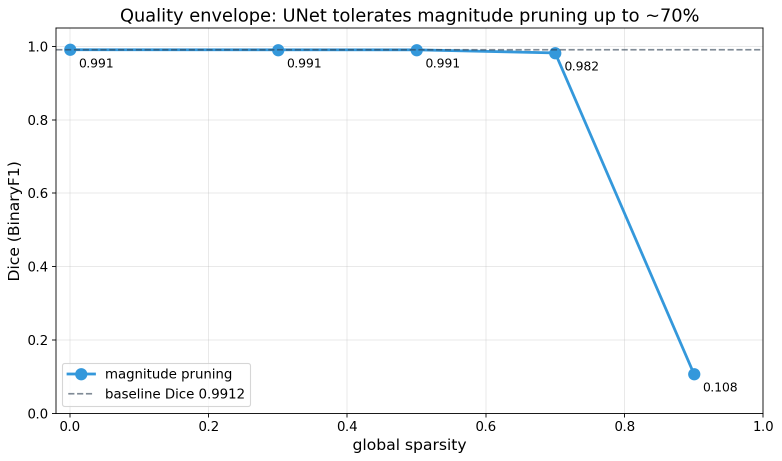
#> input picture docs/slides/01_quality_envelope.png, 1563 x 922 px, found by its file name (shown at 1/2 size); its folder holds 3 pictures in this run
$ python make_andrey_style.py
#> lines starting #> are read from the running program, lines starting #| are printed output that depends on the picture; pictures that were not available may be replaced by others from this repository, and a replacement may not be noted
"""Generate Andrey-style PNG slides for the sparsity block.

Layout matches `Unet inference.pdf`:
  - 16:9, plain white background, sans-serif
  - title top-left
  - bullets with ● markers; green/red emphasis spans
  - matplotlib panels embedded as PIL images
  - one-line caption below

Output: results/slides/andrey_style/*.png — drop each PNG into Google Slides
as a full-bleed image.
"""
from __future__ import annotations

import json
import sys
from pathlib import Path

ROOT = Path(__file__).resolve().parent.parent
RES = ROOT / "results"
OUT = RES / "slides" / "andrey_style"
OUT.mkdir(parents=True, exist_ok=True)

import matplotlib.pyplot as plt
import matplotlib.image as mpimg
from matplotlib.patches import FancyBboxPatch
import numpy as np

# Match Andrey's deck: 16:9, white bg, sans-serif similar to Arial.
plt.rcParams.update({
    "font.family": "sans-serif",
    "font.sans-serif": ["DejaVu Sans", "Arial", "Helvetica"],
    "axes.spines.top": False,
    "axes.spines.right": False,
    "savefig.facecolor": "white",
    "figure.facecolor": "white",
})

W, H = 16, 9                      # work in 16:9 inches for matplotlib font sizing
DPI = 150                         # 2400x1350 px — sharp on Google Slides
PDF_RESOLUTION = 240              # 2400/240*72 = 720 pts → matches Andrey's page size
TITLE_X, TITLE_Y = 0.05, 0.9
TITLE_FS = 32
BODY_FS = 22
CAPTION_FS = 20

GREEN  = "#2c8a3e"
RED    = "#c0392b"
GRAY   = "#666666"


def new_slide():
    fig = plt.figure(figsize=(W, H), dpi=DPI)
    ax = fig.add_axes([0, 0, 1, 1])
    ax.set_xlim(0, 1); ax.set_ylim(0, 1)
    ax.axis("off")
    return fig, ax


def title(ax, text):
    ax.text(TITLE_X, TITLE_Y, text, fontsize=TITLE_FS, weight="normal",
            color="black", va="bottom", ha="left")


def bullets(ax, items, x=0.07, y_start=0.78, line_h=0.075):
    """items: list of (text, color or None)."""
#> called with x = 0.07, y_start = 0.76, line_h = 0.085
    for i, (txt, color) in enumerate(items):
        y = y_start - i * line_h
        ax.text(x, y, "●", fontsize=BODY_FS, color=color or "black", va="top")
        ax.text(x + 0.025, y, txt, fontsize=BODY_FS,
                color=color or "black", va="top")


def caption(ax, text, x=TITLE_X, y=0.05):
    ax.text(x, y, text, fontsize=CAPTION_FS, color="black", va="bottom")


def embed_image(ax, path: Path, x, y, w, h):
    """Place a PNG inside the slide at fractional coords."""
#> called with x = 0.1, y = 0.13, w = 0.8, h = 0.7
    img = mpimg.imread(path)
#> img is the input picture: shape (922, 1563, 4) float32; mean R, G, B, A 0.973, 0.976, 0.978, 1
    sub = ax.figure.add_axes([x, y, w, h])
    sub.imshow(img)
    sub.axis("off")


def save(fig, name: str) -> None:
    out = OUT / name
    fig.savefig(out, dpi=DPI, bbox_inches=None, pad_inches=0,
                facecolor="white")
    plt.close(fig)
    print(f"-> {out}")


# A_section_title removed: Andrey's deck flows directly into the next topic
# without divider slides, so a section title would break the visual rhythm.


# ------------------------------------------------------------------ B. Methods
def slide_b_methods():
    fig, ax = new_slide()
    title(ax, "Использованные методы спарсификации")
    items = [
        ("Magnitude pruning (global L1 unstructured, torch.nn.utils.prune)", GREEN),
        ("2:4 semi-structured (NVIDIA Ampere pattern, 50% sparsity)", GREEN),
        ("Structured channel pruning (per-conv L2 norm, mask-only)", GREEN),
        ("Fine-tune с frozen encoder (NVIDIA ASP recipe, 1 эпоха)", GREEN),
        ("Iterative ladder и ASP combo (поверх базовых методов)", GREEN),
    ]
    bullets(ax, items, y_start=0.76, line_h=0.085)
    caption(ax, "Set-up: UNet 31M, Carvana val=400, NVIDIA RTX A4000 (sm_86), fp16, bs=8")
    save(fig, "B_methods.png")


# ------------------------------------------------------------------ C. Quality envelope
def slide_c_envelope():
    fig, ax = new_slide()
    title(ax, "Magnitude pruning: качество vs sparsity")
    img_path = RES / "slides" / "01_quality_envelope.png"
    embed_image(ax, img_path, x=0.10, y=0.13, w=0.80, h=0.70)
    caption(ax, "Без retrain cliff на 75–80%, после 1 эпохи fine-tune Dice держит baseline до 97%")
    save(fig, "C_quality_envelope.png")


# ------------------------------------------------------------------ D. Iterative + ASP
def slide_d_iter_asp():
    fig, ax = new_slide()
    title(ax, "Iterative ladder и NVIDIA ASP combo")
    embed_image(ax, RES / "slides" / "03_iterative_vs_oneshot.png",
                x=0.04, y=0.18, w=0.46, h=0.58)
#> call 2 of embed_image, with x = 0.04, y = 0.18, w = 0.46, h = 0.58
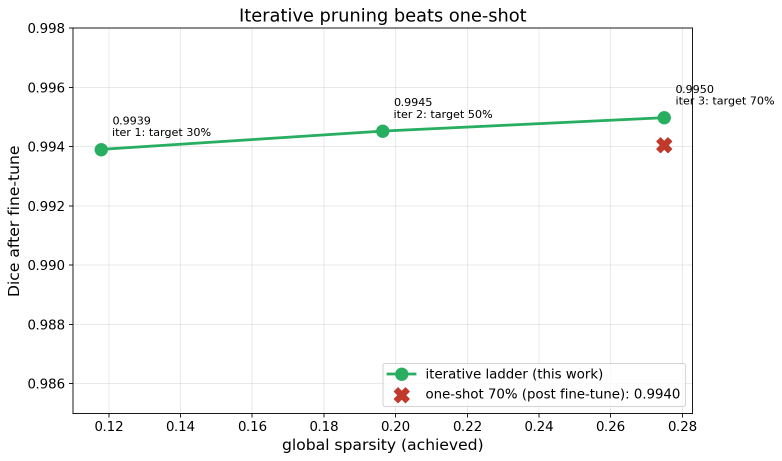
#> input picture docs/slides/03_iterative_vs_oneshot.png, 1564 x 922 px, found by its file name (shown at 1/2 size)
#> in embed_image, img is the input picture: shape (922, 1564, 4) float32; mean R, G, B, A 0.972, 0.975, 0.973, 1
    embed_image(ax, RES / "slides" / "04_asp_combo.png",
                x=0.52, y=0.18, w=0.46, h=0.58)
#> call 3 of embed_image, with x = 0.52, y = 0.18, w = 0.46, h = 0.58
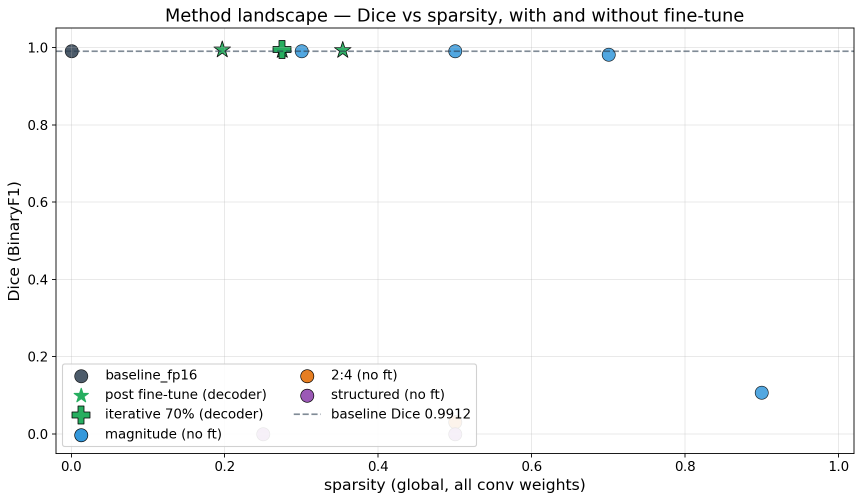
#> input picture docs/slides/06_method_landscape.png, 1723 x 1002 px, given in place of 04_asp_combo.png, which was not available (shown at 1/2 size)
#> in embed_image, img is the input picture: shape (1002, 1723, 4) float32; mean R, G, B, A 0.975, 0.976, 0.976, 1
    caption(ax, "Iterative 30→50→70% даёт +0.001 к one-shot. ASP combo: 0.991 → 0.994 при 24% sparsity")
    save(fig, "D_iterative_asp.png")
#> call 3 of save, with name = 'D_iterative_asp.png'
#> in save (call 3), `fig.savefig(out, dpi=DPI, bbox_inches=None, pad_inches=0, facecolor="w..`:
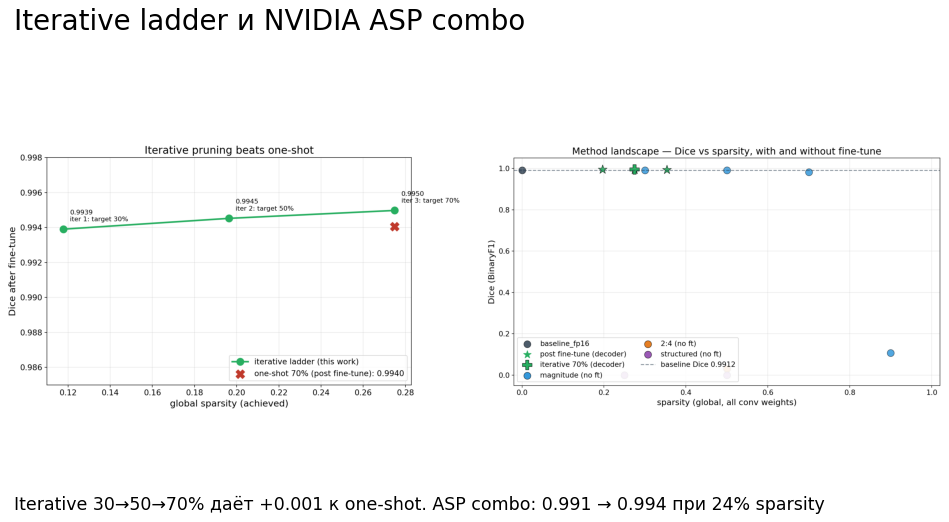
#> figure drawn by matplotlib, 2 panels


# ------------------------------------------------------------------ E. cuSPARSELt
def slide_e_cusparselt():
    fig, ax = new_slide()
    title(ax, "cuSPARSELt 2:4 — hardware path на A4000")
    embed_image(ax, RES / "slides" / "05_cusparselt_speedup.png",
                x=0.10, y=0.16, w=0.80, h=0.68)
#> call 4 of embed_image, with x = 0.1, y = 0.16, w = 0.8, h = 0.68
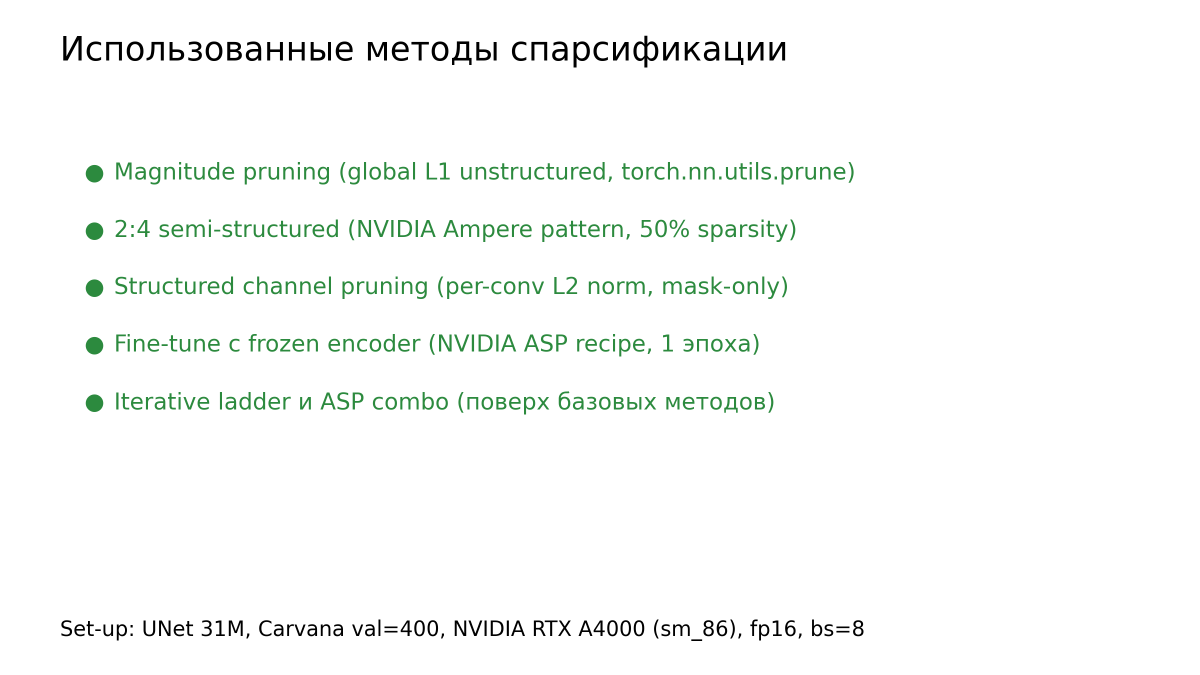
#> input picture docs/slides_andrey_style/B_methods.png, 2400 x 1350 px, given in place of 05_cusparselt_speedup.png, which was not available (shown at 1/2 size)
#> in embed_image, img is the input picture: shape (1350, 2400, 4) float32; mean R, G, B, A 0.972, 0.98, 0.974, 1
    caption(ax, "На consumer Ampere (sm_86) sparse 2:4 везде медленнее dense, hardware path только на A100 (sm_80)")
    save(fig, "E_cusparselt.png")


# ------------------------------------------------------------------ F. Profiler + memory table
def slide_f_profiler():
    fig, ax = new_slide()
    title(ax, "PyTorch Profiler и память")

    # left: profiler table
    rows = [
        ("baseline_fp16", "1.085 s", "~95%"),
        ("magnitude@0.5", "1.078 s", "~95%"),
        ("2:4 (50%)",     "1.076 s", "~95%"),
    ]
    head_y = 0.72
    ax.text(0.07, head_y, "Self CUDA total, 4 батча bs=8:",
            fontsize=BODY_FS, color="black", va="top", weight="bold")
    ax.text(0.07, head_y - 0.07, "конфиг",      fontsize=BODY_FS, color=GRAY)
    ax.text(0.27, head_y - 0.07, "CUDA total",  fontsize=BODY_FS, color=GRAY)
    ax.text(0.42, head_y - 0.07, "aten::conv2d", fontsize=BODY_FS, color=GRAY)
    for i, (name, total, share) in enumerate(rows):
        y = head_y - 0.16 - i * 0.07
        ax.text(0.07, y, name,  fontsize=BODY_FS)
        ax.text(0.27, y, total, fontsize=BODY_FS)
        ax.text(0.42, y, share, fontsize=BODY_FS)

    # right: bullet conclusions
    concl_x = 0.58
    items = [
        ("Разница <1% между всеми тремя", RED),
        ("~95% времени в aten::conv2d", None),
        ("cudnn dense kernels игнорируют нули", None),
        ("Для speedup нужны sparse kernels", None),
        ("Peak GPU memory: 6112 MB у всех", RED),
    ]
    for i, (txt, color) in enumerate(items):
        y = 0.66 - i * 0.075
        ax.text(concl_x, y, "●", fontsize=BODY_FS, color=color or "black", va="top")
        ax.text(concl_x + 0.025, y, txt, fontsize=BODY_FS,
                color=color or "black", va="top")

    caption(ax, "Без sparse-aware kernels нет ни ускорения, ни экономии памяти")
    save(fig, "F_profiler.png")


# ------------------------------------------------------------------ G. Final summary
def slide_g_summary():
    fig, ax = new_slide()
    title(ax, "Итоги спарсификации")
    items = [
        ("Качество: 70% magnitude бесплатно, 97% после retrain ≥ baseline", GREEN),
        ("Скорость на dense fp16: ускорения нет", RED),
        ("cuSPARSELt 2:4 на A4000: 1.5–7× медленнее dense", RED),
        ("Peak GPU memory: одинаковый у всех методов (6112 MB)", RED),
        ("Сэкономили только размер чекпоинта (если хранить как sparse)", None),
        ("Дальше: physical channel removal, перенос на A100", None),
    ]
    bullets(ax, items, y_start=0.76, line_h=0.085)
    caption(ax, "Спарсификация без специальных kernels уменьшает только размер чекпоинта, не runtime")
    save(fig, "G_summary.png")


def main() -> int:
    slide_b_methods()
    slide_c_envelope()
    slide_d_iter_asp()
    slide_e_cusparselt()
    slide_f_profiler()
    slide_g_summary()
    return 0


if __name__ == "__main__":
    sys.exit(main())
#> (the program exits here)
